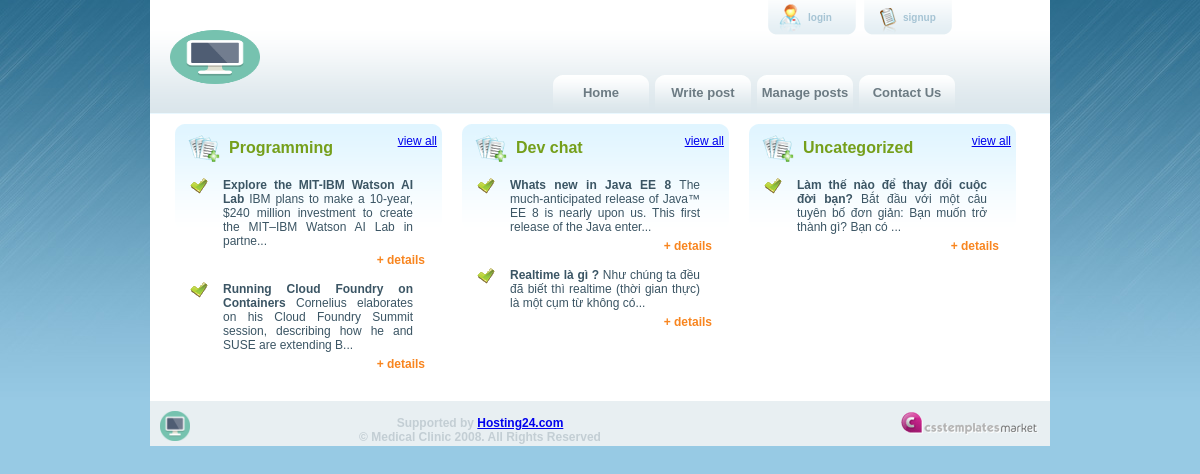
Page /admin/fontend/index.php on the committed database.
### tables this page shows
CREATE TABLE `category` (
  `id` int(11) NOT NULL,
  `name` varchar(500) NOT NULL,
  `user_id` varchar(500) NOT NULL
);

CREATE TABLE `post` (
  `id` int(11) NOT NULL,
  `user_id` varchar(500) NOT NULL,
  `category_id` varchar(500) NOT NULL,
  `title` varchar(255) DEFAULT NULL,
  `content` text,
  `status` varchar(500) NOT NULL
);

### admin/lib/Database.php (called while the page is built, shortened)
<?php
class Database {
    public $link;
    public function __construct() {
        $this->link = mysqli_connect("localhost", "root", "root", "antoanphanmem");
        mysqli_set_charset($this->link, "utf8");
    }
    public function usequery($command) {
        if (!empty($command)) {
            $rs = mysqli_query($this->link, $command);
        }
        return $rs;
    }
    public function getAllCategories(){
        $query = "SELECT * FROM category";
        $result = $this->usequery($query);
        $data1 = [];
        if ($result) {
            while ($num = mysqli_fetch_assoc($result)) {
                $data1[] = $num;
            }
        }
        return $data1;
    }
    public function getPostByCategoryId($category_id){
        $query = "SELECT * FROM `post` WHERE `category_id` = $category_id";
        $result = $this->usequery($query);
        $data1 = [];
        if ($result) {
            while ($num = mysqli_fetch_assoc($result)) {
                $data1[] = $num;
            }
        }
        return $data1;
    }
}
?>

### admin/fontend/index.php (the view, shortened to what this page needs)
<?php
require_once '../lib/Database.php';
$db=new Database();
include_once 'layout/header.php';
$results = $db->getAllCategories();
?>
    <div id="main_content">
<?php
foreach ($results as $result):
?>
        <div class="box_content">
            <div class="box_title">
                <div class="title_icon"><img src="assets/images/mini_icon2.gif" alt="" title="" /></div>
                <h2><?= $result['name'] ?></h2>
                <a href="#" class="view-all">view all</a>
            </div>
            <?php
                $posts = $db->getPostByCategoryId($result['id']);
                foreach ($posts as $post):
            ?>
                    <div class="box_text_content"> <img src="assets/images/checked.gif" alt="" title="" class="box_icon" />
                        <div class="box_text">
                            <b><?= $post['title'] ?></b>
                            <?= substr($post['content'],0,100); ?>...
                        </div>
                        <a href="#" class="details">+ details</a>
                    </div>
            <?php
                endforeach;
            ?>
        </div>
<?php
endforeach;
?>
    </div>
<?php
require_once 'layout/footer.php';

### admin/fontend/layout/header.php (shortened to what this page needs)
<!DOCTYPE html PUBLIC "-//W3C//DTD XHTML 1.0 Transitional//EN" "http://www.w3.org/TR/xhtml1/DTD/xhtml1-transitional.dtd">
<html xmlns="http://www.w3.org/1999/xhtml"><head>
    <link rel="stylesheet" type="text/css" href="assets/style.css" media="screen" />
</head>
<body>
<div id="main_container">
    <div class="header">
        <div id="logo"><a href="index.html"><img src="assets/images/logo.png" alt="" title="" border="0" height="54" width="90" /></a></div>
        <div class="right_header">
            <div class="top_menu">
                <?php
                    if(isset($_SESSION['user'])){
                        $user = $_SESSION['user'];
                        $user_id = $user['id'];
                        $user_name = $user['name'];
                ?>
                        <a href="#" class="login"><?=$user_name?></a>
                        <a href="#" class="sign_up">Logout</a>
                <?php
                    }else{
                ?>
                    <a href="http://localhost/antoanpm/admin/fontend/user/login.php" class="login">login</a>
                    <a href="#" class="sign_up">signup</a>
                <?php
                    }
                ?>
                </div>
            <div id="menu">
                <ul>
                    <li><a href="http://localhost/antoanpm/admin/fontend/index.php" title="">Home</a></li>
                    <li><a href="http://localhost/antoanpm/admin/fontend/write-post.php" title="">Write post</a></li>
                    <li><a href="http://localhost/antoanpm/admin/fontend/manager-post.php" title="">Manage posts</a></li>
                    <li><a href="#" title="">Contact Us</a></li>
                </ul>
            </div>
        </div>
    </div>

### admin/fontend/layout/footer.php
<div id="footer">
    <div class="copyright">
        <img src="assets/images/logo.png" alt="" title="" border="0" height="30" width="30" />
    </div>
    <div class="center_footer">Supported by <a href="http://www.hosting24.com/" target="_blank">Hosting24.com</a><br />
        © Medical Clinic 2008. All Rights Reserved</div>
    <div class="footer_links"> <a href="http://csstemplatesmarket.com"><img src="assets/images/csstemplatesmarket.gif" border="0" /></a> </div>
</div>
</div>
</body></html>

### rows in the picture
category: name "Programming"
post: title "Explore the MIT-IBM Watson AI Lab", content "IBM plans to make a 10-year, $240 million investment to create the MIT–IBM Watson AI Lab in partne"
post: title "Running Cloud Foundry on Containers", content "Cornelius elaborates on his Cloud Foundry Summit session, describing how he and SUSE are extending B"
category: name "Dev chat"
post: title "Whats new in Java EE 8", content "The much-anticipated release of Java™ EE 8 is nearly upon us. This first release of the Java enter"
post: title "Realtime là gì ?", content "Như chúng ta đều đã biết thì realtime (thời gian thực) là một cụm từ không có"
category: name "Uncategorized"
post: title "Làm thế nào để thay đổi cuộc đời bạn?", content "Bắt đầu với một câu tuyên bố đơn giản: Bạn muốn trở thành gì? Bạn có"
